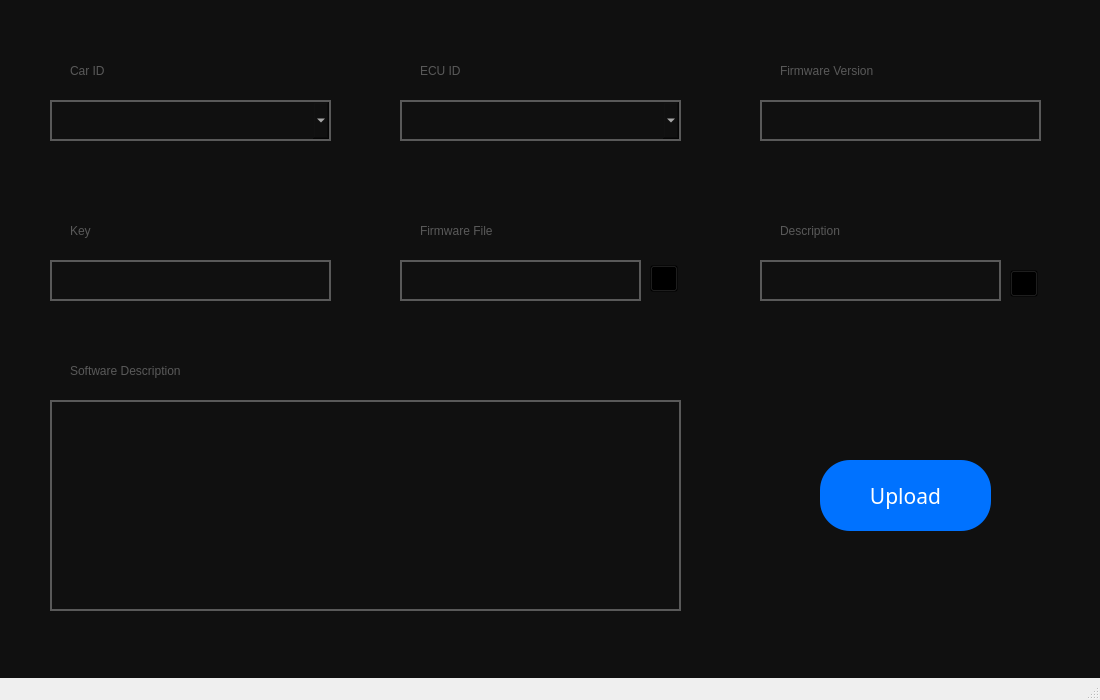
<?xml version="1.0" encoding="UTF-8"?>
<ui version="4.0">
 <class>MainWindow</class>
 <widget class="QMainWindow" name="MainWindow">
  <property name="geometry">
   <rect>
    <x>0</x>
    <y>0</y>
    <width>1100</width>
    <height>700</height>
   </rect>
  </property>
  <property name="minimumSize">
   <size>
    <width>1100</width>
    <height>700</height>
   </size>
  </property>
  <property name="maximumSize">
   <size>
    <width>1100</width>
    <height>700</height>
   </size>
  </property>
  <property name="windowTitle">
   <string>MainWindow</string>
  </property>
  <property name="styleSheet">
   <string notr="true">QWidget#centralwidget{
background-color: rgb(16, 16, 16);
}
</string>
  </property>
  <widget class="QWidget" name="centralwidget">
   <widget class="QLabel" name="label">
    <property name="geometry">
     <rect>
      <x>70</x>
      <y>50</y>
      <width>71</width>
      <height>41</height>
     </rect>
    </property>
    <property name="styleSheet">
     <string notr="true">font: 14pt &quot;MS Shell Dlg 2&quot;;
color:#595959;
</string>
    </property>
    <property name="text">
     <string>Car ID</string>
    </property>
   </widget>
   <widget class="QLabel" name="label_2">
    <property name="geometry">
     <rect>
      <x>420</x>
      <y>50</y>
      <width>81</width>
      <height>41</height>
     </rect>
    </property>
    <property name="styleSheet">
     <string notr="true">font: 14pt &quot;MS Shell Dlg 2&quot;;
color:#595959;
</string>
    </property>
    <property name="text">
     <string>ECU ID</string>
    </property>
   </widget>
   <widget class="QLabel" name="label_3">
    <property name="geometry">
     <rect>
      <x>780</x>
      <y>50</y>
      <width>181</width>
      <height>41</height>
     </rect>
    </property>
    <property name="styleSheet">
     <string notr="true">font: 14pt &quot;MS Shell Dlg 2&quot;;
color:#595959;
</string>
    </property>
    <property name="text">
     <string>Firmware Version</string>
    </property>
   </widget>
   <widget class="QLineEdit" name="lineEdit_3">
    <property name="geometry">
     <rect>
      <x>760</x>
      <y>100</y>
      <width>281</width>
      <height>41</height>
     </rect>
    </property>
    <property name="styleSheet">
     <string notr="true">border: 2px solid;
color: rgb(255, 255, 255);
border-color: rgb(89, 89, 89);
background-color: rgb(16, 16, 16);
padding-left : 8 px;
font: 10pt &quot;MS Shell Dlg 2&quot;;</string>
    </property>
   </widget>
   <widget class="QLabel" name="label_5">
    <property name="geometry">
     <rect>
      <x>420</x>
      <y>210</y>
      <width>141</width>
      <height>41</height>
     </rect>
    </property>
    <property name="styleSheet">
     <string notr="true">font: 14pt &quot;MS Shell Dlg 2&quot;;
color:#595959;
</string>
    </property>
    <property name="text">
     <string>Firmware File</string>
    </property>
   </widget>
   <widget class="QLabel" name="label_6">
    <property name="geometry">
     <rect>
      <x>70</x>
      <y>210</y>
      <width>41</width>
      <height>41</height>
     </rect>
    </property>
    <property name="styleSheet">
     <string notr="true">font: 14pt &quot;MS Shell Dlg 2&quot;;
color:#595959;
</string>
    </property>
    <property name="text">
     <string>Key</string>
    </property>
   </widget>
   <widget class="QLineEdit" name="lineEdit_6">
    <property name="geometry">
     <rect>
      <x>50</x>
      <y>260</y>
      <width>281</width>
      <height>41</height>
     </rect>
    </property>
    <property name="styleSheet">
     <string notr="true">font: 10pt &quot;MS Shell Dlg 2&quot;;
border: 2px solid;
color: rgb(255, 255, 255);
border-color: rgb(89, 89, 89);
background-color: rgb(16, 16, 16);
padding-left : 8 px;</string>
    </property>
   </widget>
   <widget class="QLabel" name="label_7">
    <property name="geometry">
     <rect>
      <x>70</x>
      <y>350</y>
      <width>211</width>
      <height>41</height>
     </rect>
    </property>
    <property name="styleSheet">
     <string notr="true">font: 14pt &quot;MS Shell Dlg 2&quot;;
color:#595959;
</string>
    </property>
    <property name="text">
     <string>Software Description</string>
    </property>
   </widget>
   <widget class="QLabel" name="label_8">
    <property name="geometry">
     <rect>
      <x>780</x>
      <y>210</y>
      <width>121</width>
      <height>41</height>
     </rect>
    </property>
    <property name="styleSheet">
     <string notr="true">font: 14pt &quot;MS Shell Dlg 2&quot;;
color:#595959;
</string>
    </property>
    <property name="text">
     <string>Description</string>
    </property>
   </widget>
   <widget class="QPushButton" name="pushButton">
    <property name="geometry">
     <rect>
      <x>820</x>
      <y>460</y>
      <width>171</width>
      <height>71</height>
     </rect>
    </property>
    <property name="font">
     <font>
      <family>Franklin Gothic Demi</family>
      <pointsize>16</pointsize>
      <weight>50</weight>
      <italic>false</italic>
      <bold>false</bold>
     </font>
    </property>
    <property name="styleSheet">
     <string notr="true">background-color: rgb(0, 114, 255);
border-radius: 30px;
color: rgb(255, 255, 255);
font: 25pt &quot;MS Shell Dlg 2&quot;;
font: 16pt &quot;Franklin Gothic Demi&quot;;</string>
    </property>
    <property name="text">
     <string>Upload</string>
    </property>
   </widget>
   <widget class="QComboBox" name="comboBox">
    <property name="geometry">
     <rect>
      <x>50</x>
      <y>100</y>
      <width>281</width>
      <height>41</height>
     </rect>
    </property>
    <property name="styleSheet">
     <string notr="true">border: 2px solid;
font: 10pt &quot;MS Shell Dlg 2&quot;;
color: rgb(255, 255, 255);
border-color: rgb(89, 89, 89);
background-color: rgb(16, 16, 16);
padding-left : 8 px;</string>
    </property>
   </widget>
   <widget class="QComboBox" name="comboBox_2">
    <property name="geometry">
     <rect>
      <x>400</x>
      <y>100</y>
      <width>281</width>
      <height>41</height>
     </rect>
    </property>
    <property name="styleSheet">
     <string notr="true">border: 2px solid;
font: 10pt &quot;MS Shell Dlg 2&quot;;
color: rgb(255, 255, 255);
border-color: rgb(89, 89, 89);
background-color: rgb(16, 16, 16);
padding-left : 8 px;</string>
    </property>
   </widget>
   <widget class="QPushButton" name="pushButton_2">
    <property name="geometry">
     <rect>
      <x>1010</x>
      <y>270</y>
      <width>28</width>
      <height>27</height>
     </rect>
    </property>
    <property name="styleSheet">
     <string notr="true">image: url(:/ico/file.png);
background-color: transparent;</string>
    </property>
    <property name="text">
     <string/>
    </property>
    <property name="iconSize">
     <size>
      <width>20</width>
      <height>20</height>
     </size>
    </property>
   </widget>
   <widget class="QPushButton" name="pushButton_4">
    <property name="geometry">
     <rect>
      <x>650</x>
      <y>265</y>
      <width>28</width>
      <height>27</height>
     </rect>
    </property>
    <property name="styleSheet">
     <string notr="true">image: url(:/ico/firmware.png);
background-color: transparent;</string>
    </property>
    <property name="text">
     <string/>
    </property>
    <property name="iconSize">
     <size>
      <width>20</width>
      <height>20</height>
     </size>
    </property>
   </widget>
   <widget class="QLabel" name="label_9">
    <property name="geometry">
     <rect>
      <x>400</x>
      <y>260</y>
      <width>241</width>
      <height>41</height>
     </rect>
    </property>
    <property name="styleSheet">
     <string notr="true">font: 10pt &quot;MS Shell Dlg 2&quot;;
border: 2px solid;
color: rgb(255, 255, 255);
border-color: rgb(89, 89, 89);
background-color: rgb(16, 16, 16);
padding-left : 8 px;</string>
    </property>
    <property name="text">
     <string/>
    </property>
   </widget>
   <widget class="QLabel" name="label_10">
    <property name="geometry">
     <rect>
      <x>760</x>
      <y>260</y>
      <width>241</width>
      <height>41</height>
     </rect>
    </property>
    <property name="styleSheet">
     <string notr="true">font: 10pt &quot;MS Shell Dlg 2&quot;;
border: 2px solid;
color: rgb(255, 255, 255);
border-color: rgb(89, 89, 89);
background-color: rgb(16, 16, 16);
padding-left : 8 px;</string>
    </property>
    <property name="text">
     <string/>
    </property>
   </widget>
   <widget class="QLabel" name="label_11">
    <property name="geometry">
     <rect>
      <x>50</x>
      <y>400</y>
      <width>631</width>
      <height>211</height>
     </rect>
    </property>
    <property name="styleSheet">
     <string notr="true">border: 2px solid;
color: rgb(255, 255, 255);
border-color: rgb(89, 89, 89);
background-color: rgb(16, 16, 16);
padding-left : 8 px;
padding-top : 8 px;
padding-right : 8 px;</string>
    </property>
    <property name="text">
     <string/>
    </property>
    <property name="alignment">
     <set>Qt::AlignLeading|Qt::AlignLeft|Qt::AlignTop</set>
    </property>
   </widget>
  </widget>
  <widget class="QMenuBar" name="menubar">
   <property name="geometry">
    <rect>
     <x>0</x>
     <y>0</y>
     <width>1100</width>
     <height>26</height>
    </rect>
   </property>
  </widget>
  <widget class="QStatusBar" name="statusbar"/>
 </widget>
 <resources>
  <include location="C:/Users/kimo6/Downloads/ico/icons.qrc"/>
 </resources>
 <connections/>
</ui>
